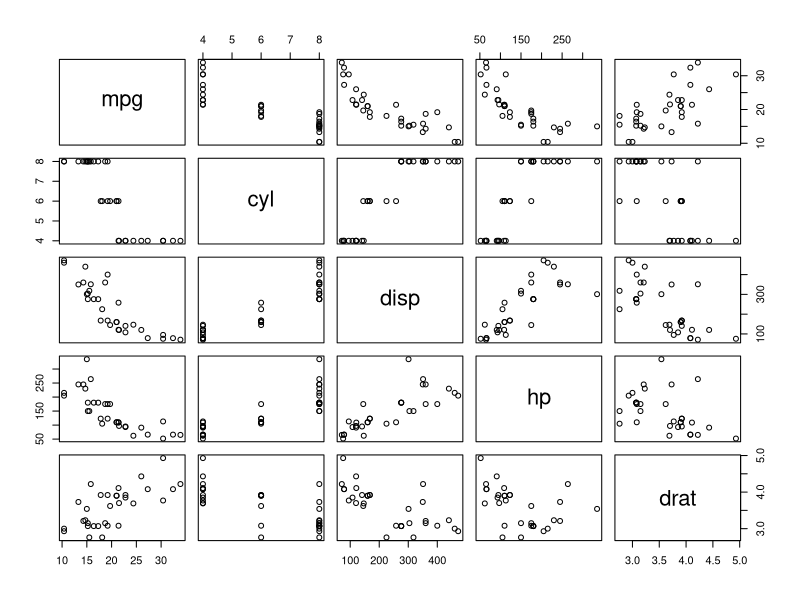
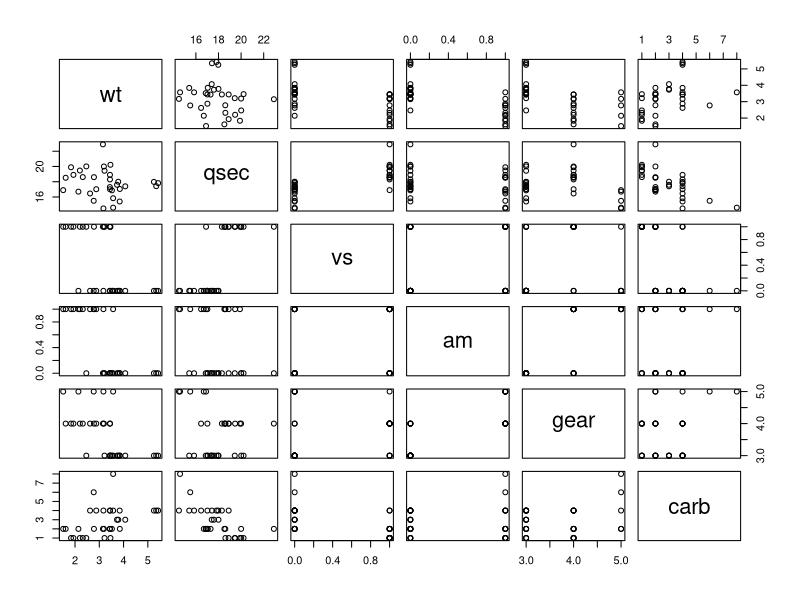
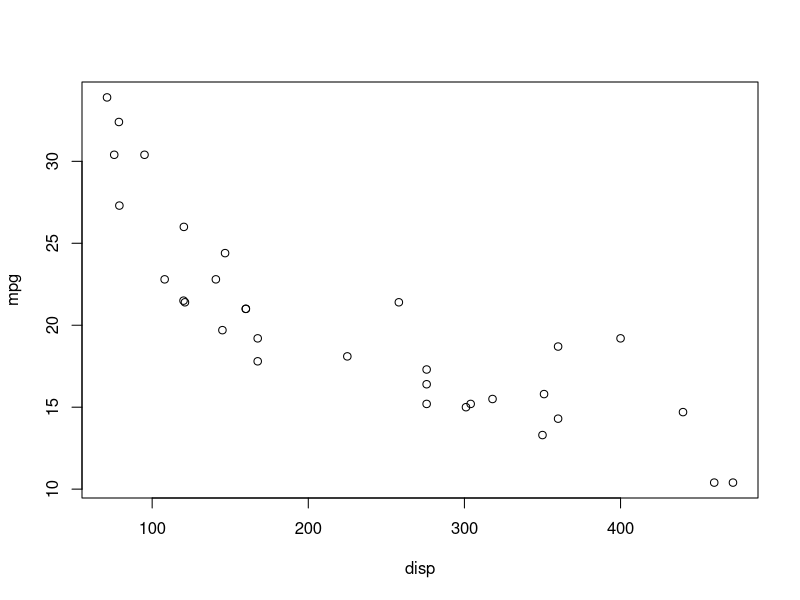
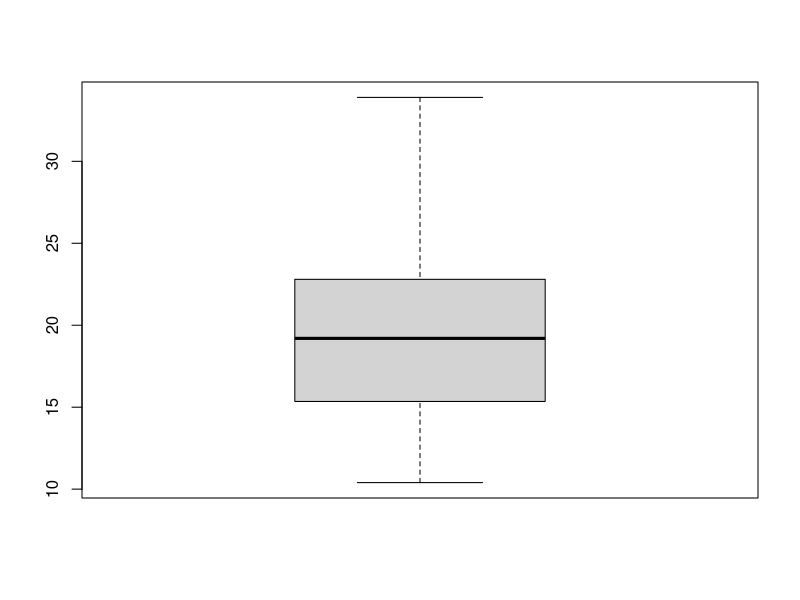
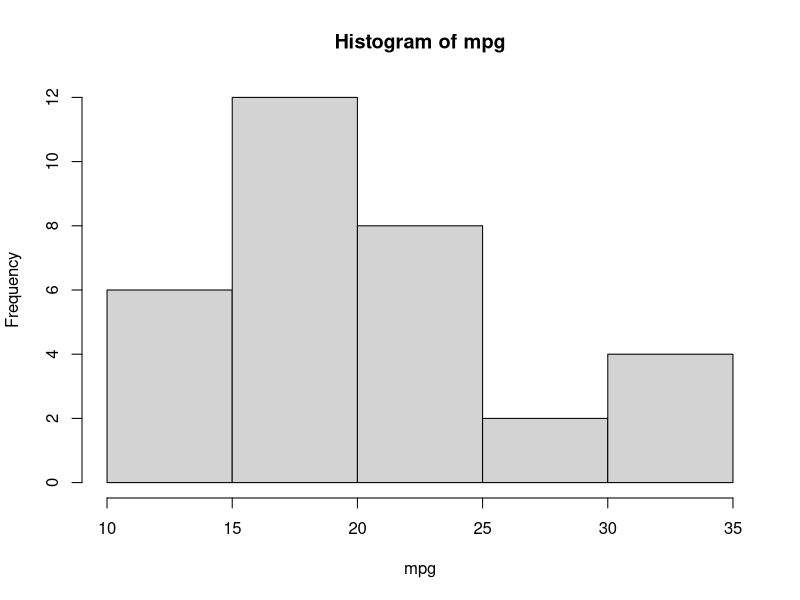
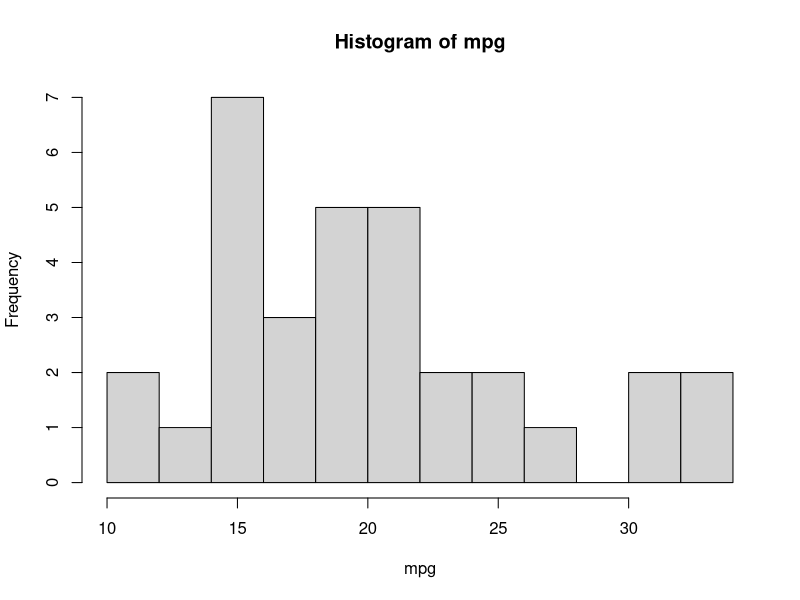
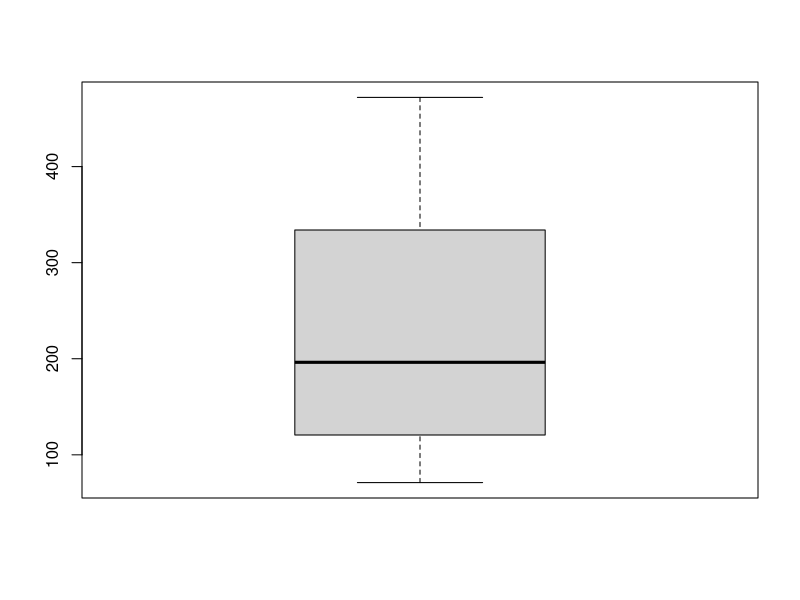
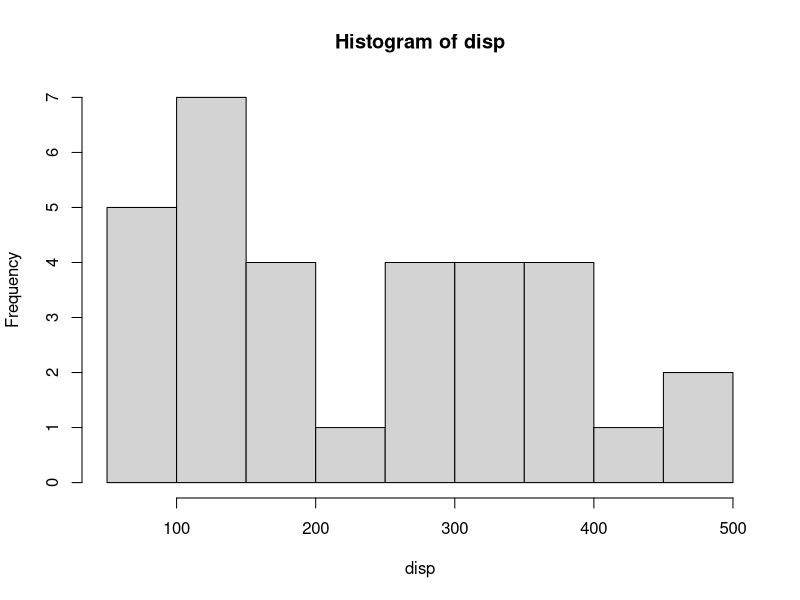

Source code (R) for these figures, in order:
DF <- mtcars
str(DF)
attach(DF)

plot(DF[,c(1:5)])
plot(DF[,c(6:11)])
plot(mpg~disp)

cor(mpg, disp)

boxplot(mpg)

hist(mpg)

hist(mpg,breaks=10)

boxplot(disp)

hist(disp)